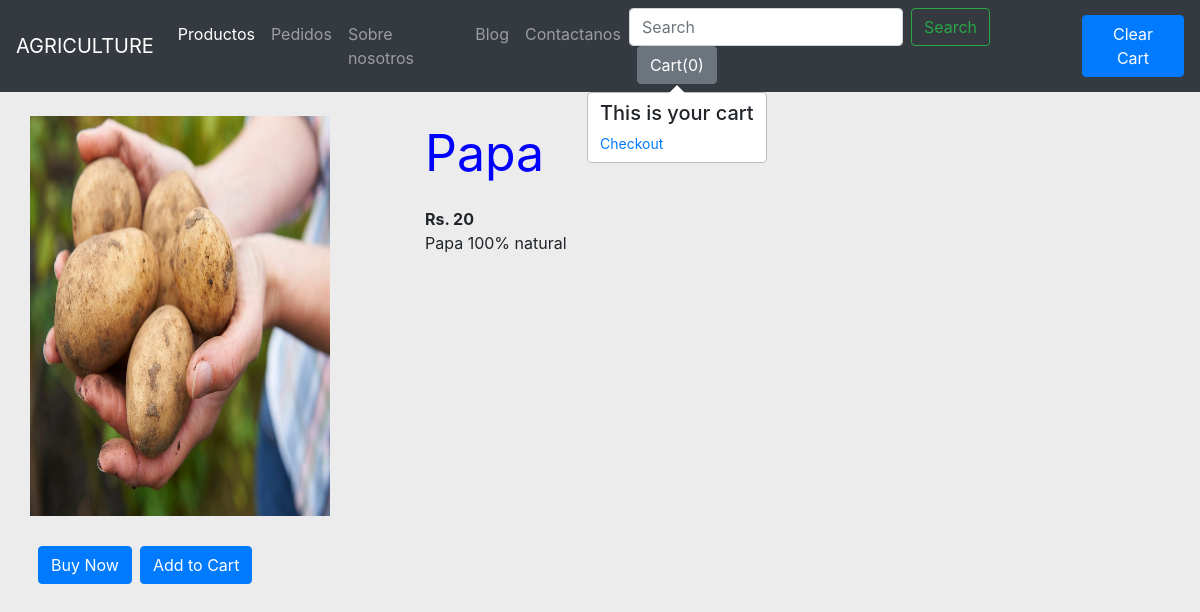
Page /shop/products/17 on the committed database.
### shop/models.py (models this page shows, shortened)
class Product(models.Model):
    product_id = models.AutoField
    product_name = models.CharField(max_length = 40)
    desc = models.CharField(max_length = 300)
    pub_date = models.DateField(default=' ')
    category = models.CharField(max_length = 50, default = '')
    subcategory = models.CharField(max_length = 50, default = '')
    price = models.IntegerField(default = 0)
    image = models.ImageField(upload_to = 'shop/images', default = '')

### shop/views.py (the view)
# urls.py: path('products/<int:myId>', views.productView, name = 'ProductView')
def productView(request, myId):
    products = Product.objects.filter(id = myId)
    return render(request, 'shop/prodView.html', {'product': products[0]})

### shop/templates/shop/prodView.html (shortened to what this page needs)
{% extends 'shop/basic.html' %}
{% block body %}
<div class="container my-4">
    <div class="row">
        <div class="col-md-4">
            <div class="row">
                <img src="/media/{{product.image}}" width="300px" height="400px">
            </div>
            <div class="row" style="margin-top: 30px;">
                <a href="/shop/checkout"> <button id="r{{product.id}}" class="btn btn-primary mx-2" onclick="buy()"> Buy Now </button> </a>
                <span id="divpr{{product.id}}" class="divpr">
                    <button id="pr{{product.id}}" class="btn btn-primary cart">Add to Cart</button>
                </span>
            </div>
        </div>
        <div class="col-md-8">
            <p style="font-size: 50px; color: blue;"> {{product.product_name}}</p>
            <b> Rs. {{product.price}}</b>
            <p> {{product.desc}}</p>
        </div>
    </div>
</div>
{% endblock %}

### rows in the picture
Product: image (picture), product_name "Papa", price "20", desc "Papa 100% natural"
